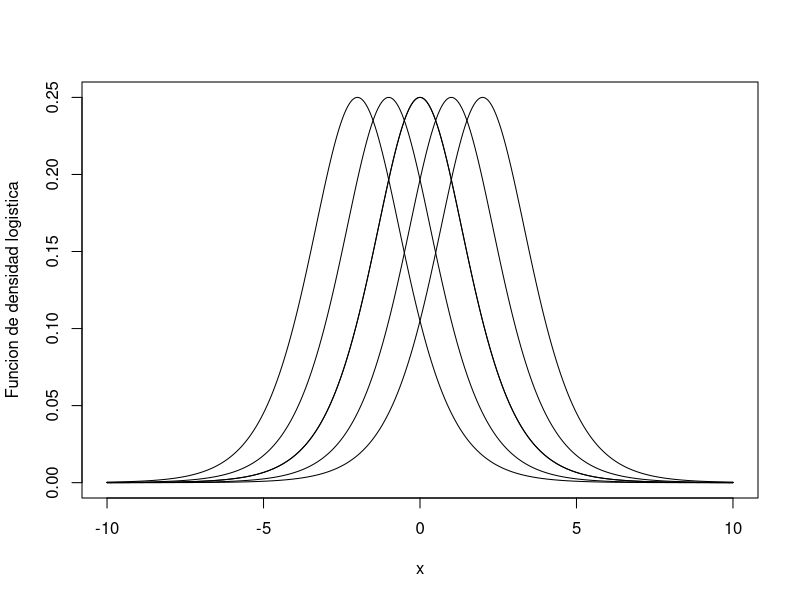
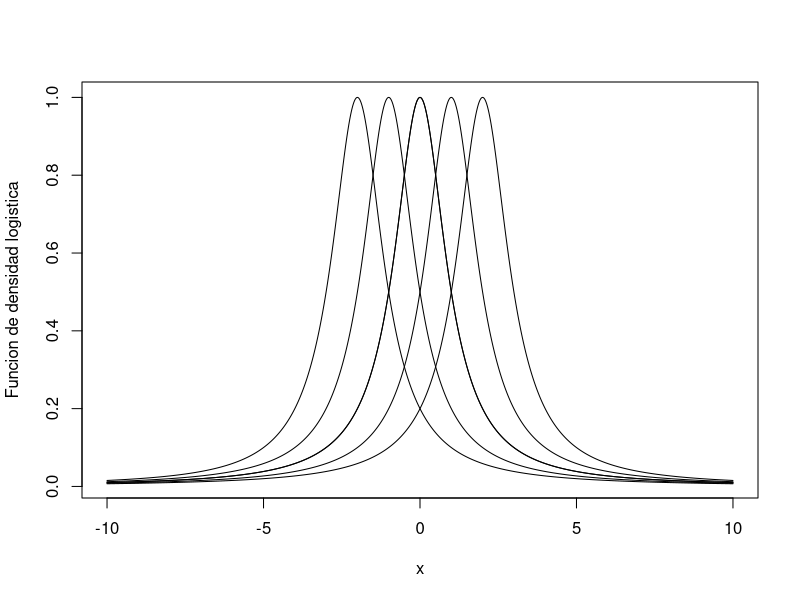
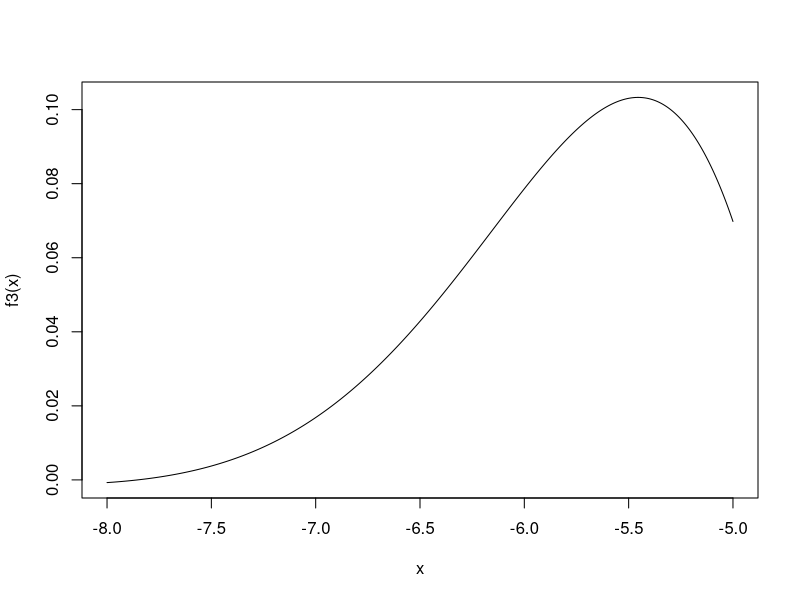
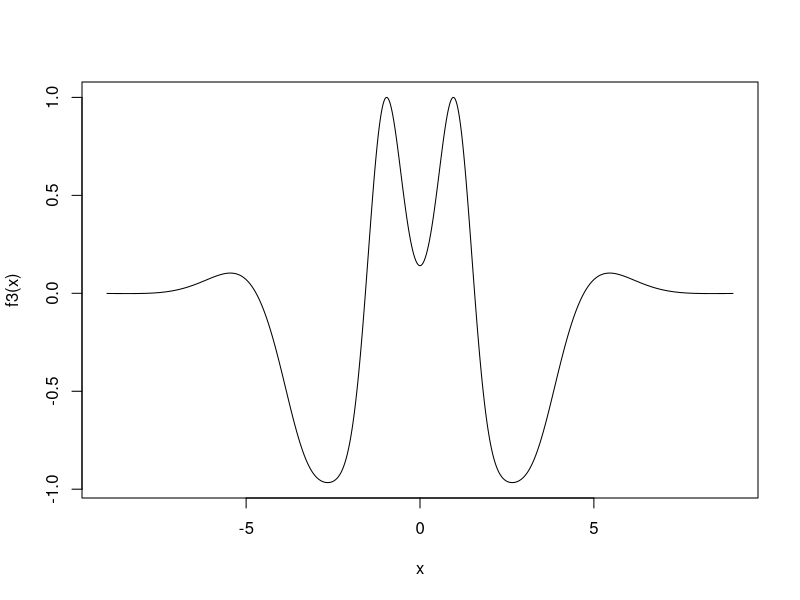
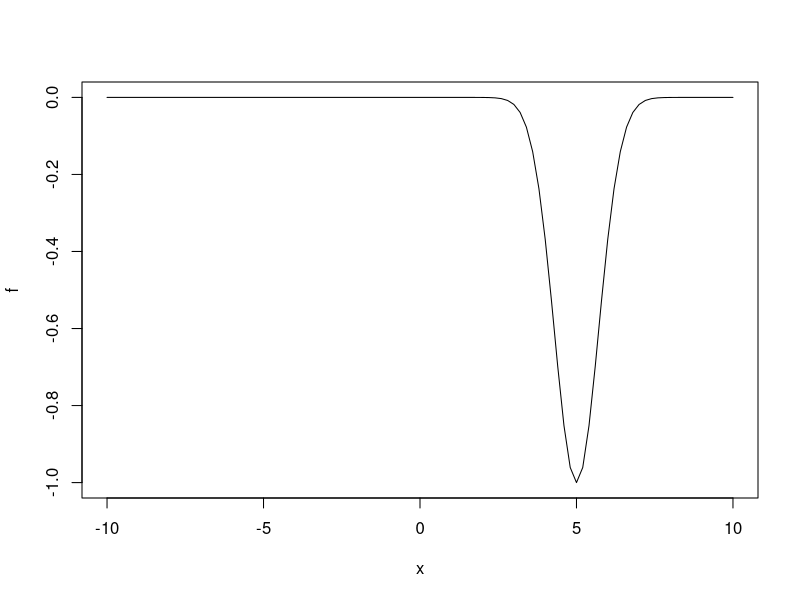

R code for these plots, in order:
#------------------------------------------------------------
# MDS - Fundamentos de Calculo
# Representar funciones mediante plot lines y curve
# Practicas 1 y 2
#------------------------------------------------------------

#------------------------------------------------------------
# Practica 1 Fundamentos Calculo
#------------------------------------------------------------

#Representar las siguientes funciones mediante plot, lines y curve:
# (i) f (x) = e−(x−a) /   (1+e ^ −(x−a) )^2  para a = 0 y a continuacion a ∈ {−2,−1,0,1,2}

# (ii) f (x) = 1 / 1+(x−a) ^ 2

# (iii) f3(x) = sin(3cos(x)e^−x2/10), en el intervalo (−8,5) y a continuacion en el intervalo (−9, 9)

rm(list=ls())


# Funcion f1
f <- function(x,a) exp(-(x-a))/(1+exp(-(x-a)))^2   #funcion de densidad de la logistica. Funcion de distribucion. Se parece mucho a una normal. El parametro a va desplazando la funcion a la derecha o a ka izquierda
x<-seq(-10,10,0.01) #elegir una secuencia correcta es clave

a<-0 # Comenzamos con un grafico particular 
plot(x,f(x,a),type="l",ylab="Funcion de densidad logistica") #calcula la funcion para a = 0 
for (a in c(-2,-1,0,1,2)){ 
  y<-f(x,a)
  lines(x,y)   #esto sirve para hacer graficos encima
}

# Funcion f2
f2 <- function(x,a) 1/(1+(x-a)^2)
x<-seq(-10,10,0.01)

a<-0 # Comenzamos con un grafico particular 
plot(x,f2(x,a),type="l",ylab="Funcion de densidad logistica")
for (a in c(-2,-1,0,1,2)){ 
  y<-f2(x,a)
  lines(x,y)
}

# Funcion f3
f3 <- function(x) sin(3*cos(x)*exp(-x^2/10))
curve (f3, -8, -5, n=1000)   #desde -8 hasta -5 con 1000 puntos
curve(f3, -9, 9, n = 2000)
  
  
#------------------------------------------------------------
# Practica 2 Fundamentos Calculo
#------------------------------------------------------------
#Hallar el minimo de la funcion y = − exp(−(x − 5)^2) mediante optimize.

rm(list=ls())

f<- function(x) -exp(-(x-5)^2)

plot(f,-10,10)

df <- function(x)  2*(x-5)*f(x)


fmin<-optimize(f,c(-10,10),tol=0.001) #tol es la tolerancia
fmin #es el minimo

fmin2<-optim(1,f) #aca debemos darle un valor inicial
fmin2 #enviara un valor par que es el minimo. Lo hace en 18 passos en este caso. $convergence nos dice alcanzo uno en caso de que de 
#ese valor.
fmin3<-optim(1,f,df) #si uno utiliza la derivada tmb llega al resultado. 
fmin3


